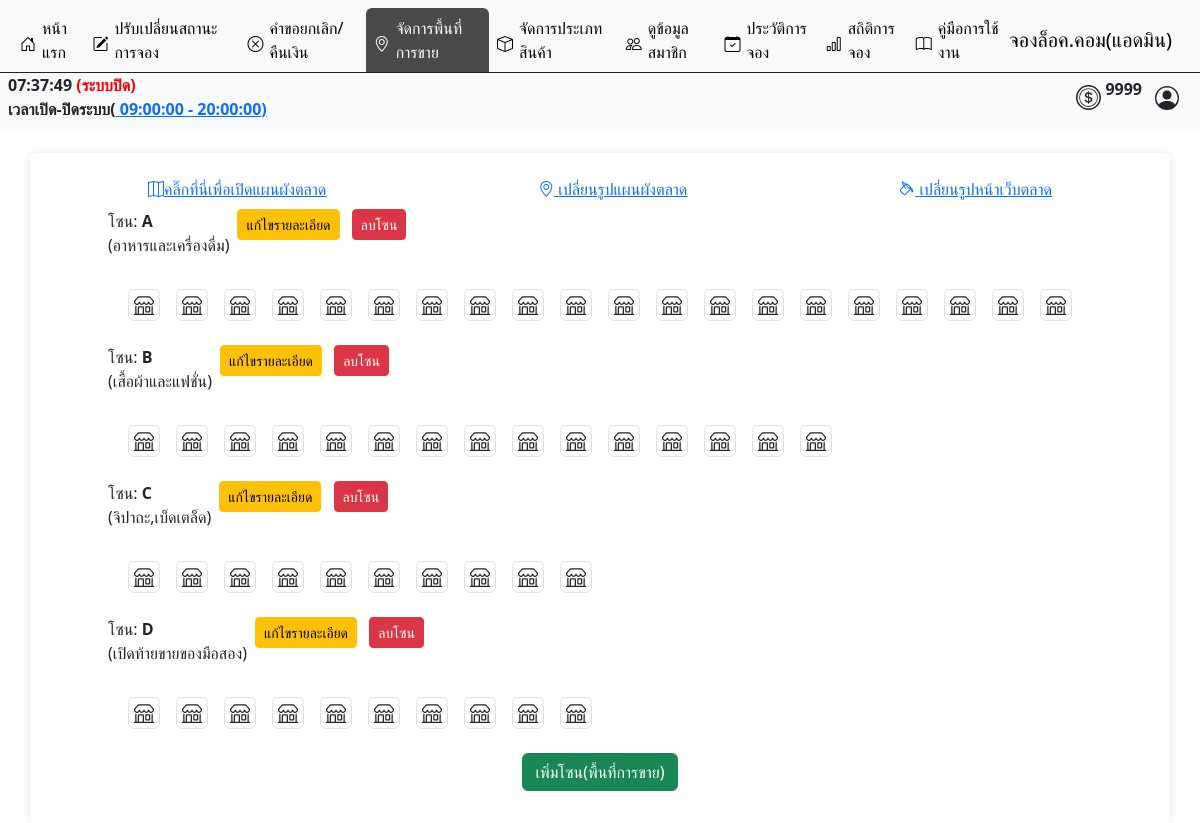
Page /admin/crud_page.php (signed in) on the earlier database version.
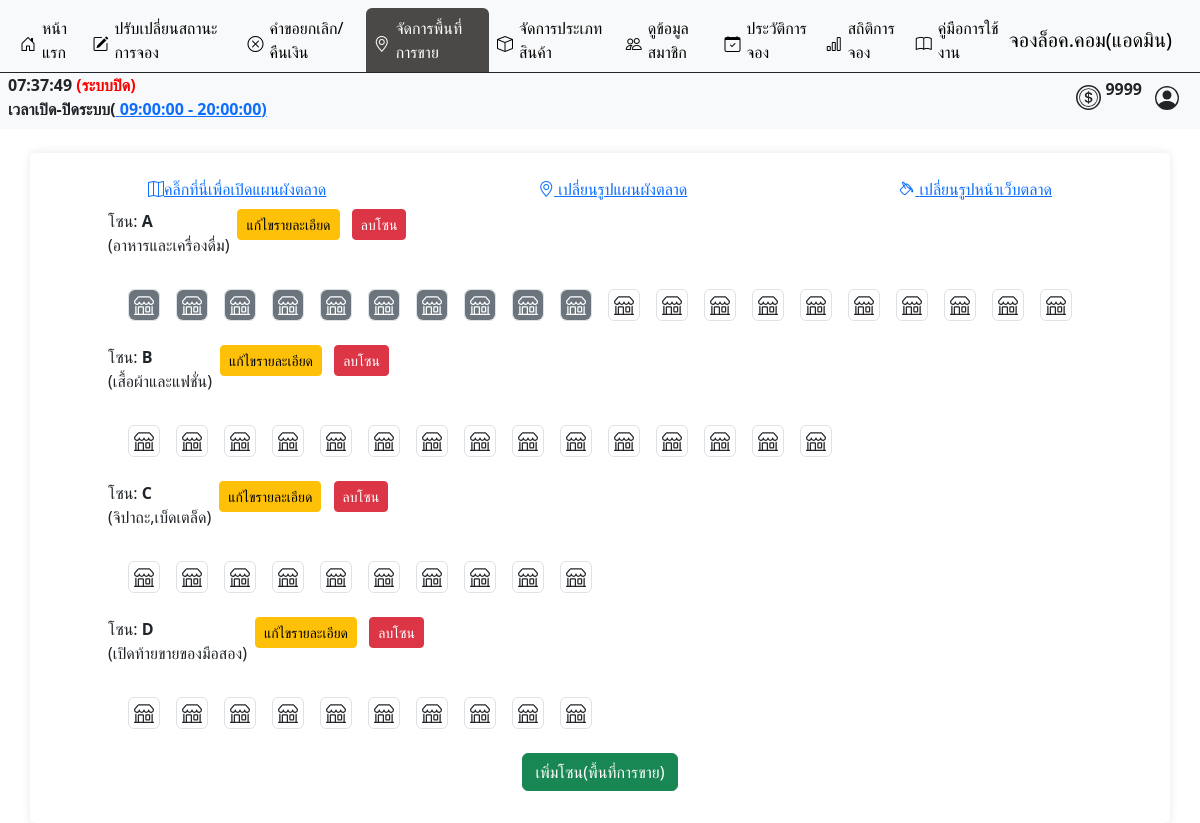
Same page on the later database version.
### tables this page shows
CREATE TABLE `locks` (
  `id_locks` int(11) NOT NULL COMMENT 'ไอดีล็อค',
  `lock_name` varchar(10) NOT NULL COMMENT 'ชื่อเลขล็อต',
  `zone_id` int(3) UNSIGNED ZEROFILL DEFAULT NULL COMMENT 'รหัสประเภทโซน',
  `booking_id` int(10) UNSIGNED ZEROFILL DEFAULT NULL COMMENT 'รหัสการจอง',
  `available` int(3) DEFAULT NULL COMMENT 'สถานะ ว่าง หรือ จองแล้ว '
);

### admin/crud_page.php (the view, shortened to what the changed rows need)
<!DOCTYPE html>
<html lang="en">
<head>
    <link href="https://cdn.jsdelivr.net/npm/bootstrap@5.3.3/dist/css/bootstrap.min.css" rel="stylesheet">
    <link rel="stylesheet" href="../asset/css/font.css">
</head>
<body>
    <?php
    include('./admin_nav.php');
    ?>
    <div class="container mt-4 bgcolor py-4 rounded">
        <div class="container">
            <div class=" row d-flex justify-content-center align-item-center">
                <div class="col-12 d-flex flex-wrap justify-content-center align-item-center">
                    <?php
                    $sql = "SELECT * FROM zone_detail ORDER BY zone_name";
                    if ($result = $conn->query($sql)) {
                        if ($result->num_rows > 0) {
                            while ($row = $result->fetch_assoc()) {
                                $sql2 = "SELECT COUNT(*) as count FROM locks WHERE zone_id = " . $row["zone_id"];
                                $lockCountResult = $conn->query($sql2);
                                $lockCountRow = $lockCountResult->fetch_assoc();
                                $lockCount = $lockCountRow['count'];
                                echo '
                <div class="mt-2 ">
                   <div class="row ">
                        <div class="col">
                            <div class="d-flex justify-content-start">
                                    <div class="">
                                    <p class="zone_detail"
                                        data-bs-toggle="tooltip"
                                        data-bs-placement="right"
                                        title="รายวัน ' . $row["pricePerDate"] . '฿<br>รายเดือน ' . $row["pricePerMonth"] . '฿">
                                        โซน: <strong>' . $row["zone_name"] . '</strong><br>(' . $row["zone_detail"] . ')
                                    </p>
                                    </div>
                                    <div class="">
                                        <button class="btn btn-sm mx-2 btn-warning edit-btn"
                                            type="button"
                                            data-bs-toggle="modal"
                                            data-bs-target="#EditModal"
                                            data-bs-id="' . $row['zone_id'] . '"
                                            data-bs-name="' . $row['zone_name'] . '"
                                            data-bs-detail="' . $row['zone_detail'] . '"
                                            data-bs-date="' . $row['pricePerDate'] . '"
                                            data-bs-month="' . $row['pricePerMonth'] . '"
                                            data-bs-amount="' . $lockCount . '">
                                        แก้ไขรายละเอียด</button>
                                    <a href="#" class="btn btn-sm btn-danger"
                                        onclick="confirmDelete(\'' . $row['zone_id'] . '\', \'' . addslashes($row['zone_name']) . '\'); return false;">
                                        ลบโซน
                                        </a>
                                    </div>
                            </div>
                    </div>
                </div>
                ';
                                $sql3 = "SELECT * FROM locks WHERE zone_id = " . $row["zone_id"];
                                if ($result3 = $conn->query($sql3)) {
                                    if ($result3->num_rows > 0) {
                                        echo '<div class="d-flex flex-wrap container-md">';
                                        while ($row3 = $result3->fetch_assoc()) {
                                            echo '<div class="mx-2 ">
                                    <p>';
                                            if ($row3["available"] == 0) {
                                                echo '
                                <div class="border rounded " style="text-align: center;">
                                                        <div class="bg-lightt rounded d-flex justify-content-center align-items-center" style="width: 30px; height:30px;">
                                                            <svg xmlns="http://www.w3.org/2000/svg" width="20" height="20" fill="currentColor" class="bi bi-shop" viewBox="0 0 16 16">
                                                                <path d="M2.97 1.35A1 1 0 0 1 3.73 1h8.54a1 1 0 0 1 .76.35l2.609 3.044A1.5 1.5 0 0 1 16 5.37v.255a2.375 2.375 0 0 1-4.25 1.458A2.37 2.37 0 0 1 9.875 8 2.37 2.37 0 0 1 8 7.083 2.37 2.37 0 0 1 6.125 8a2.37 2.37 0 0 1-1.875-.917A2.375 2.375 0 0 1 0 5.625V5.37a1.5 1.5 0 0 1 .361-.976zm1.78 4.275a1.375 1.375 0 0 0 2.75 0 .5.5 0 0 1 1 0 1.375 1.375 0 0 0 2.75 0 .5.5 0 0 1 1 0 1.375 1.375 0 1 0 2.75 0V5.37a.5.5 0 0 0-.12-.325L12.27 2H3.73L1.12 5.045A.5.5 0 0 0 1 5.37v.255a1.375 1.375 0 0 0 2.75 0 .5.5 0 0 1 1 0M1.5 8.5A.5.5 0 0 1 2 9v6h1v-5a1 1 0 0 1 1-1h3a1 1 0 0 1 1 1v5h6V9a.5.5 0 0 1 1 0v6h.5a.5.5 0 0 1 0 1H.5a.5.5 0 0 1 0-1H1V9a.5.5 0 0 1 .5-.5M4 15h3v-5H4zm5-5a1 1 0 0 1 1-1h2a1 1 0 0 1 1 1v3a1 1 0 0 1-1 1h-2a1 1 0 0 1-1-1zm3 0h-2v3h2z" />
                                                            </svg>
                                                        </div>
                                                    </div>';
                                            } else if ($row3["available"] == 1) {
                                                echo '
                            <div class="border rounded d-flex flex-column justify-content-center align-items-center" style="text-align: center;">
                                                        <div class="bg-secondary rounded d-flex justify-content-center align-items-center" style="width: 30px; height:30px; color:white;" >
                                                            <svg xmlns="http://www.w3.org/2000/svg" width="20" height="20" fill="currentColor" class="bi bi-shop" viewBox="0 0 16 16">
                                                                <path d="M2.97 1.35A1 1 0 0 1 3.73 1h8.54a1 1 0 0 1 .76.35l2.609 3.044A1.5 1.5 0 0 1 16 5.37v.255a2.375 2.375 0 0 1-4.25 1.458A2.37 2.37 0 0 1 9.875 8 2.37 2.37 0 0 1 8 7.083 2.37 2.37 0 0 1 6.125 8a2.37 2.37 0 0 1-1.875-.917A2.375 2.375 0 0 1 0 5.625V5.37a1.5 1.5 0 0 1 .361-.976zm1.78 4.275a1.375 1.375 0 0 0 2.75 0 .5.5 0 0 1 1 0 1.375 1.375 0 0 0 2.75 0 .5.5 0 0 1 1 0 1.375 1.375 0 1 0 2.75 0V5.37a.5.5 0 0 0-.12-.325L12.27 2H3.73L1.12 5.045A.5.5 0 0 0 1 5.37v.255a1.375 1.375 0 0 0 2.75 0 .5.5 0 0 1 1 0M1.5 8.5A.5.5 0 0 1 2 9v6h1v-5a1 1 0 0 1 1-1h3a1 1 0 0 1 1 1v5h6V9a.5.5 0 0 1 1 0v6h.5a.5.5 0 0 1 0 1H.5a.5.5 0 0 1 0-1H1V9a.5.5 0 0 1 .5-.5M4 15h3v-5H4zm5-5a1 1 0 0 1 1-1h2a1 1 0 0 1 1 1v3a1 1 0 0 1-1 1h-2a1 1 0 0 1-1-1zm3 0h-2v3h2z" />
                                                            </svg>
                                                        </div>
                                                    </div>';
                                            }
                                            echo '</p>
                                </div>';
                                        }
                                        echo '</div>';
                                    } else {
                                        echo "<p>ยังไม่มีการสร้างข้อมูลพื้นที่การขาย</p>";
                                    }
                                } else {
                                    echo "<p>Error in nested query: " . $conn->error . "</p>";
                                }
                            }
                        } else {
                            echo "<p><strong>ยังไม่มีการสร้างข้อมูลพื้นที่การขาย</strong></p>";
                        }
                    } else {
                        echo "<p>Error in main query: " . $conn->error . "</p>";
                    }
                    ?>
                </div>
            </div>
        </div>
    </div>
    </div>
</body>
</html>

Differences in the rows shown:
changed locks (number 1 of 55 on the later page): available 0 → 1 (drawn)
changed locks (number 2 of 55 on the later page): available 0 → 1 (drawn)
changed locks (number 3 of 55 on the later page): available 0 → 1 (drawn)
changed locks (number 4 of 55 on the later page): available 0 → 1 (drawn)
changed locks (number 5 of 55 on the later page): available 0 → 1 (drawn)
changed locks (number 6 of 55 on the later page): available 0 → 1 (drawn)
changed locks (number 7 of 55 on the later page): available 0 → 1 (drawn)
changed locks (number 8 of 55 on the later page): available 0 → 1 (drawn)
changed locks (number 9 of 55 on the later page): available 0 → 1 (drawn)
changed locks (number 10 of 55 on the later page): available 0 → 1 (drawn)
